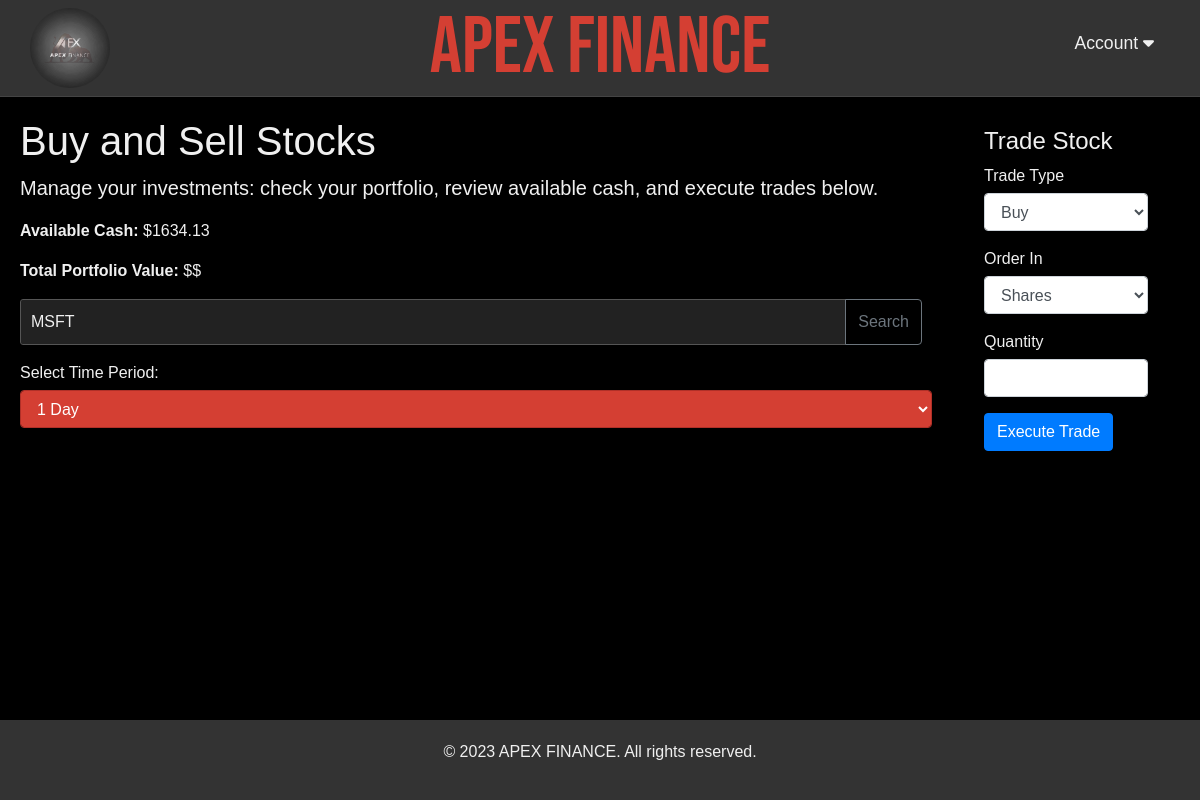
/buySell (signed in), run on an earlier commit of the app's database.
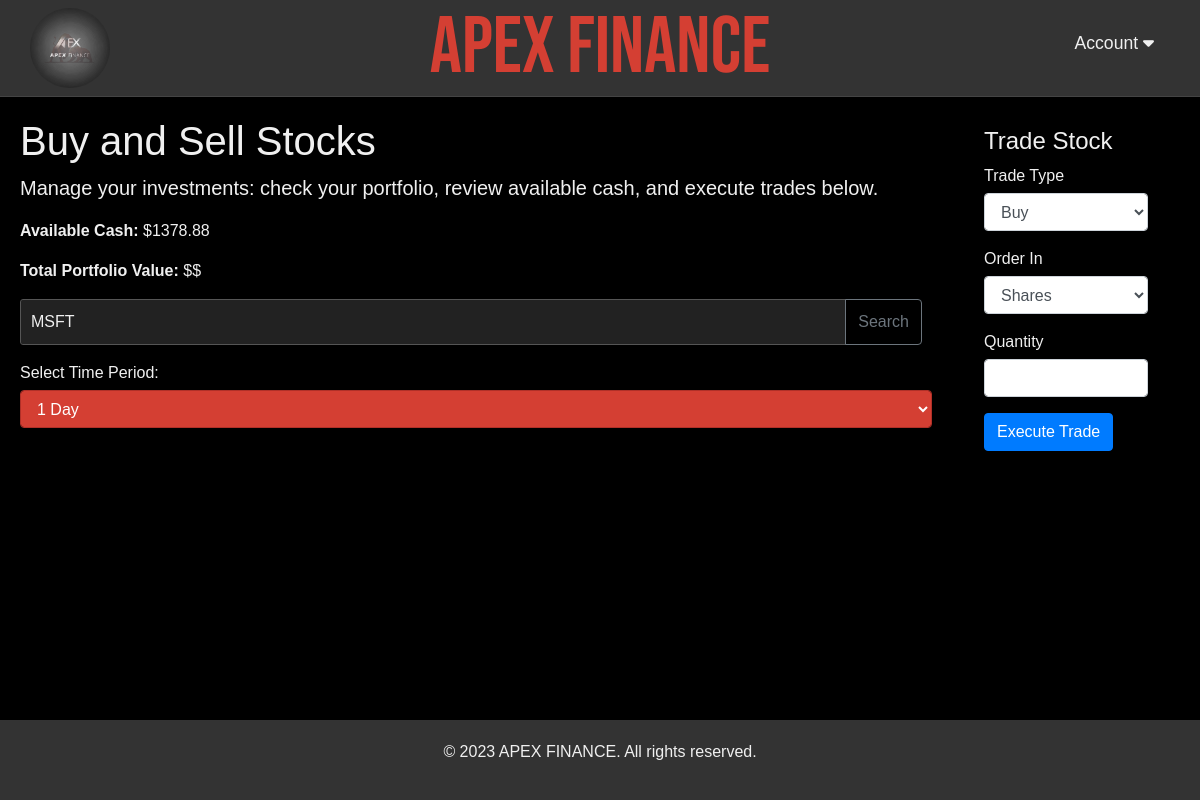
And on a later commit of the database.
### users/models.py (models this page shows, shortened)
class Profile(models.Model):
    user = models.OneToOneField(User, on_delete=models.CASCADE)
    available_cash = models.DecimalField(max_digits=10, decimal_places=2, default=10000.00)  # Store user's balance

### dashboard/views.py (the view)
# urls.py: path('buySell', views.buySell, name='buySell'),
@login_required(login_url='/users/login_user')
def buySell(request):
    profile = request.user.profile
    available_cash = profile.available_cash
    user_stocks = UserStock.objects.filter(profile=profile)
    query = request.session.get('query', None)
    return render(request, 'dashboard/buySell.html', {
        'available_cash': available_cash,
        'user_stocks': user_stocks,
        'company_name': query,
    })

### dashboard/templates/dashboard/buySell.html (shortened to what this page needs)
{% load static %}
<!DOCTYPE html>
<html lang="en">
    <head>
        <link rel="stylesheet" href="https://cdnjs.cloudflare.com/ajax/libs/font-awesome/6.0.0-beta3/css/all.min.css">
        <link rel="stylesheet" href="https://maxcdn.bootstrapcdn.com/bootstrap/4.0.0/css/bootstrap.min.css">
        <link href="{% static 'dashboard/buySell.css' %}" rel="stylesheet">
      </head>
<body>
    <header>
        <img src="{% static 'images/ApexLogo.png' %}" alt="Apex Finance Logo" class="logo">
        <h1 class="title"><a href="{% url 'dashboard' %}" title="Explore APEX FINANCE">APEX FINANCE</a></h1>
            <div class="right-items">
                <div class="dropdown">
                    <a href="#" class="dropbtn">Account <i class="fas fa-caret-down"></i></a>
            </div>
    </header>
    <div class="container" style="display: flex; flex-direction: row;">
        <main>
            <div class="stock-info">
                <h1 class="cover-heading">Buy and Sell Stocks</h1>
                <p class="lead">Manage your investments: check your portfolio, review available cash, and execute trades below.</p>
                <section class="portfolio-summary" aria-labelledby="portfolio-heading">
                    <p>
                        <strong>Available Cash:</strong>
                        $<span id="availableCash">{{ available_cash }}</span>
                    </p>
                    <p>
                        <strong>Total Portfolio Value:</strong>
                        $<span id="totalPortfolioValue">${{ total_value }}</span>
                    </p>
                </section>
                <div class="input-group mb-3">
                    <input id="symbol" type="text" class="form-control" placeholder="Enter Stock ETF or Mutual Fund Symbol" aria-label="Stock, ETF or Mutual Fund" aria-describedby="basic-addon2" oninput="this.value = this.value.toUpperCase();">
                    <div class="input-group-append">
                        <button class="btn btn-outline-secondary" type="button" onclick="site.SubmitForm();">Search</button>
                    </div>
                </div>
                <div class="form-group">
                    <label for="period">Select Time Period:</label>
                    <select class="form-control" id="period">
                      <option value="1d">1 Day</option>
                    </select>
                </div>
        </main>
        <div class="buy-sell-forms">
            <div class="buy-sell-container">
                <form action="{% url 'execute_trade' %}" method="POST" class="mb-3">
                    <h4>Trade Stock</h4>
                    <div class="form-group">
                        <label for="trade_type">Trade Type</label>
                        <select name="trade_type" id="trade_type" class="form-control" required>
                            <option value="buy">Buy</option>
                        </select>
                    </div>
                    <div class="form-group">
                        <label for="order_type">Order In</label>
                        <select name="order_type" id="order_type" class="form-control" required>
                            <option value="shares">Shares</option>
                        </select>
                    </div>
                    <div class="form-group" id="quantity_input">
                        <label for="stock_quantity">Quantity</label>
                        <input type="number" name="stock_quantity" id="stock_quantity" class="form-control" min="0.01" max="99999999.99" step="0.01" required>
                    </div>
                    <button type="submit" class="btn btn-primary">Execute Trade</button>
                </form>
            </div>
        </div>
    </div>
    <footer>
        <p>&copy; 2023 APEX FINANCE. All rights reserved.</p>
    </footer>
</body>
</html>

What changed in the data, as far as the page shows it:
changed Profile: available_cash "1634.13" → "1378.88"
